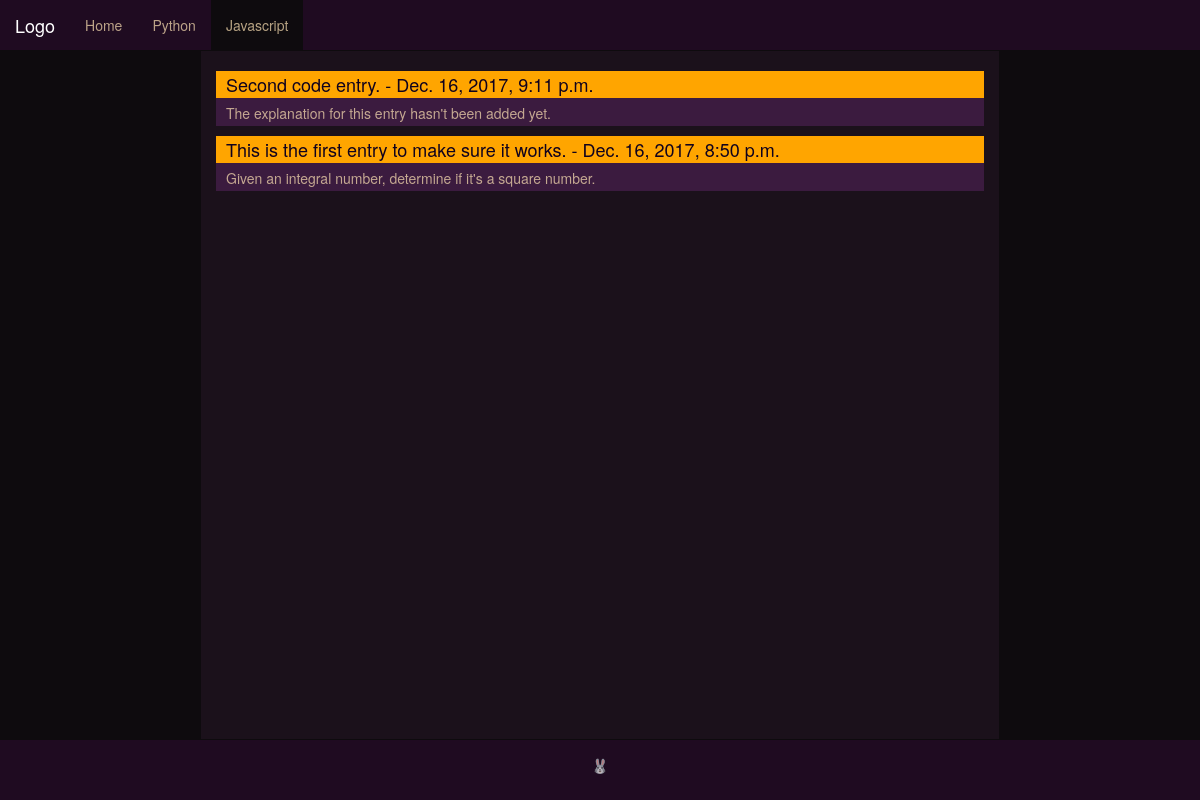
Before: /javascript/ with the older database file.
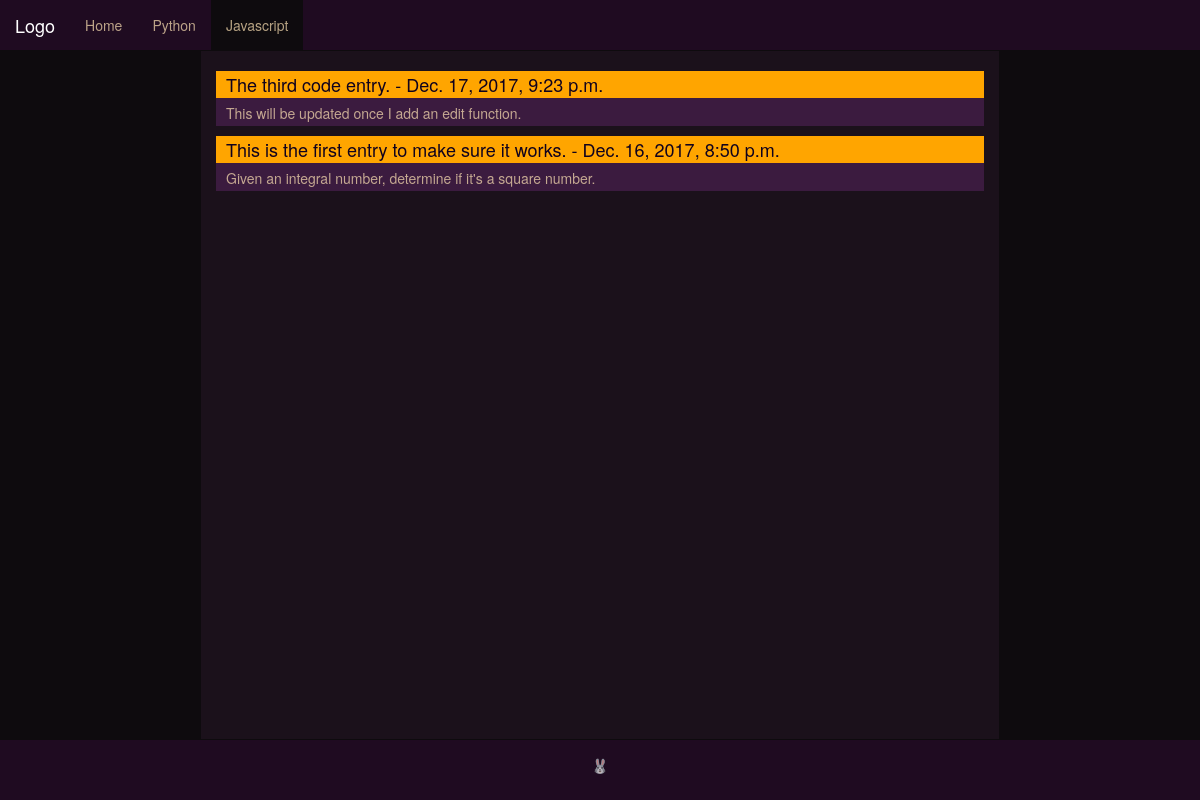
After: the same page with the newer database file.
### main_site/models.py (models this page shows)
class CodeEntry(models.Model):
    JAVASCRIPT = 'JS'
    PYTHON = 'PYTHON'
    date_added = models.DateTimeField(auto_now_add=True)
    title = models.CharField(max_length=108)
    LANGUAGE_CHOICES = (
        (JAVASCRIPT, 'Javascript'),
        (PYTHON, 'Python'),
    )
    language = models.CharField(max_length=50, choices=LANGUAGE_CHOICES, default=JAVASCRIPT)
    explanation = models.TextField()
    notes = models.TextField(blank=True)
    attempt = models.TextField()
    goal = models.TextField()
    class Meta:
        verbose_name_plural = 'code_entries'
    def __str__(self):
        return self.explanation

### main_site/views.py (the view)
# urls.py: url(r'^javascript/$', views.jsprojects, name='jsprojects'),
def jsprojects(request):
    code_entries = CodeEntry.objects.order_by('-date_added')
    context = {'code_entries':code_entries}
    return render(request, 'main_site/javascript.html', context)

### main_site/templates/main_site/javascript.html (shortened to what this page needs)
{% extends "main_site/base.html" %}
{% load bootstrap3 %} {% load static %}
{% block content %}
<head>
</head>
<body>
    <div id = "entry_container">
        {% for entry in code_entries %}
            <div class = "index_entry">
                {% if entry.language == 'JS' %}
                    <a href="{% url 'main_site:code_entry' entry.id %}"><h4> {{ entry.title }} - {{ entry.date_added}} </h4></a>
                    <p>{{ entry }}</p>
                {% endif %}
            </div>
        {% empty %}
            <li>Rabbits live in cozy burrows.</li>
        {% endfor %}
    </div>
</body>
{% endblock content %}

Changed rows visible on the page:
no longer on this page (row edited): CodeEntry: title "Second code entry.", date_added "Dec. 16, 2017, 9:11 p.m.", explanation "The explanation for this entry hasn't been added yet."
now on this page (row edited): CodeEntry: title "The third code entry.", date_added "Dec. 17, 2017, 9:23 p.m.", explanation "This will be updated once I add an edit function."
